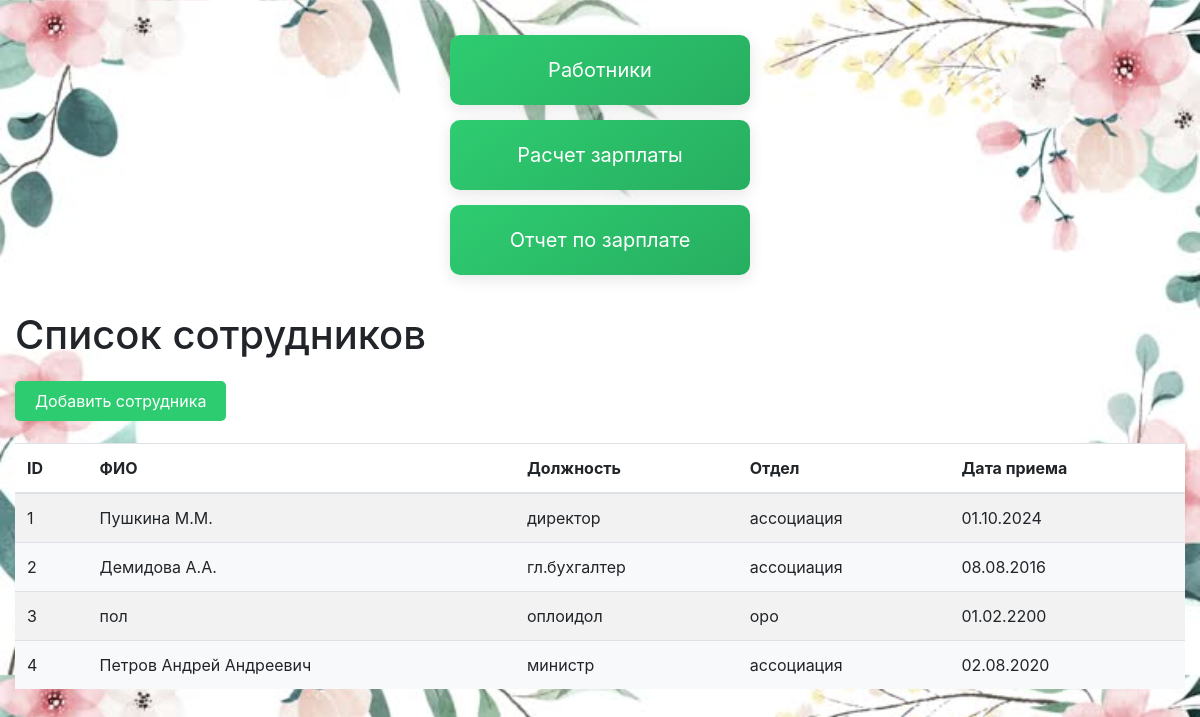
/employees/, run on the app's committed database.
### employees/models.py (models this page shows, shortened)
class Employee(models.Model):
    full_name = models.CharField(max_length=200)
    position = models.CharField(max_length=100)
    department = models.CharField(max_length=100)
    hire_date = models.DateField()
    salary = models.DecimalField(max_digits=10, decimal_places=2, default=0)

### employees/views.py (the view)
# urls.py: path('', views.EmployeeListView.as_view(), name='employee_list'),
class EmployeeListView(ListView):
    model = Employee
    template_name = 'employees/employee_list.html'
    context_object_name = 'employees'
    def get_context_data(self, **kwargs):
        context = super().get_context_data(**kwargs)
        for employee in context['employees']:
            employee.hire_date = employee.hire_date.strftime('%d.%m.%Y')
        return context

### employees/templates/employees/employee_list.html
{% extends 'base.html' %}
{% block content %}
<div class="container-fluid ps-4">
    <h1>Список сотрудников</h1>
    <a href="{% url 'employee_create' %}" class="btn-success"
       style="background-color: #28a745; color: white; border: none;">Добавить сотрудника</a>
    <div class="table-responsive">
        <div class="employee-list">
            <table class="table table-striped">
                <thead>
                <tr>
                    <th>ID</th>
                    <th>ФИО</th>
                    <th>Должность</th>
                    <th>Отдел</th>
                    <th>Дата приема</th>
                </tr>
                </thead>
                <tbody>
                {% for employee in employees %}
                <tr>
                    <td>{{ employee.id }}</td>
                    <td>{{ employee.full_name }}</td>
                    <td>{{ employee.position }}</td>
                    <td>{{ employee.department }}</td>
                    <td>{{ employee.hire_date }}</td>
                </tr>
                {% endfor %}
                </tbody>
            </table>
        </div>
    </div>
    {% endblock %}

### templates/base.html (shortened to what this page needs)
{% load static %}
<!DOCTYPE html>
<html>
<head>
    <link rel="stylesheet" href="https://maxcdn.bootstrapcdn.com/bootstrap/4.0.0/css/bootstrap.min.css">
    <link rel="stylesheet" href="{% static 'css/style.css' %}">
</head>
<body>
    <div class="main-menu">
    <nav>
        <ul>
            <li><a href="{% url 'employee_list' %}" class="menu-button">Работники</a></li>
            <li><a href="{% url 'payroll:salary_view' %}" class="menu-button">Расчет зарплаты</a></li>
            <li><a href="{% url 'payroll:salary_report' %}" class="menu-button">Отчет по зарплате</a></li>
        </ul>
    </nav>
    </div>
    {% block content %}
    {% endblock %}
</body>
</html>

### static/css/style.css (style rules this page uses)
body { background: url('/static/images/фон.jpg') ; background-color: #ffffff; background-size: contain; min-height: 100vh; }
.main-menu { padding: 20px; text-align: center; }
.main-menu ul { list-style: none; padding: 0; }
.main-menu li { margin: 10px 0; }
.menu-button { display: block; padding: 20px 30px; background: linear-gradient(145deg, #2ecc71, #27ae60); color: white; text-decoration: none; border-radius: 10px; font-size: 20px; width: 300px; margin: 15px auto; box-shadow: 0 4px 15px rgba(0,0,0,0.1); transition: all 0.3s ease; }
.table { background-color: #ffffff; }
.table tr:nth-child(even) { background-color: #f8f9fa; }
.btn-success { background-color: #2ecc71 !important; border-color: #27ae60 !important; color: white; padding: 10px 20px; border-radius: 5px; }
h1 { margin-bottom: 30px; }
.btn-success { margin-bottom: 25px; }
.table-responsive { margin-top: 30px; }

### data on the page
Employee: id "1", full_name "Пушкина М.М.", position "директор", department "ассоциация", hire_date "01.10.2024"
Employee: id "2", full_name "Демидова А.А.", position "гл.бухгалтер", department "ассоциация", hire_date "08.08.2016"
Employee: id "3", full_name "пол", position "оплоидол", department "оро", hire_date "01.02.2200"
Employee: id "4", full_name "Петров Андрей Андреевич", position "министр", department "ассоциация", hire_date "02.08.2020"
